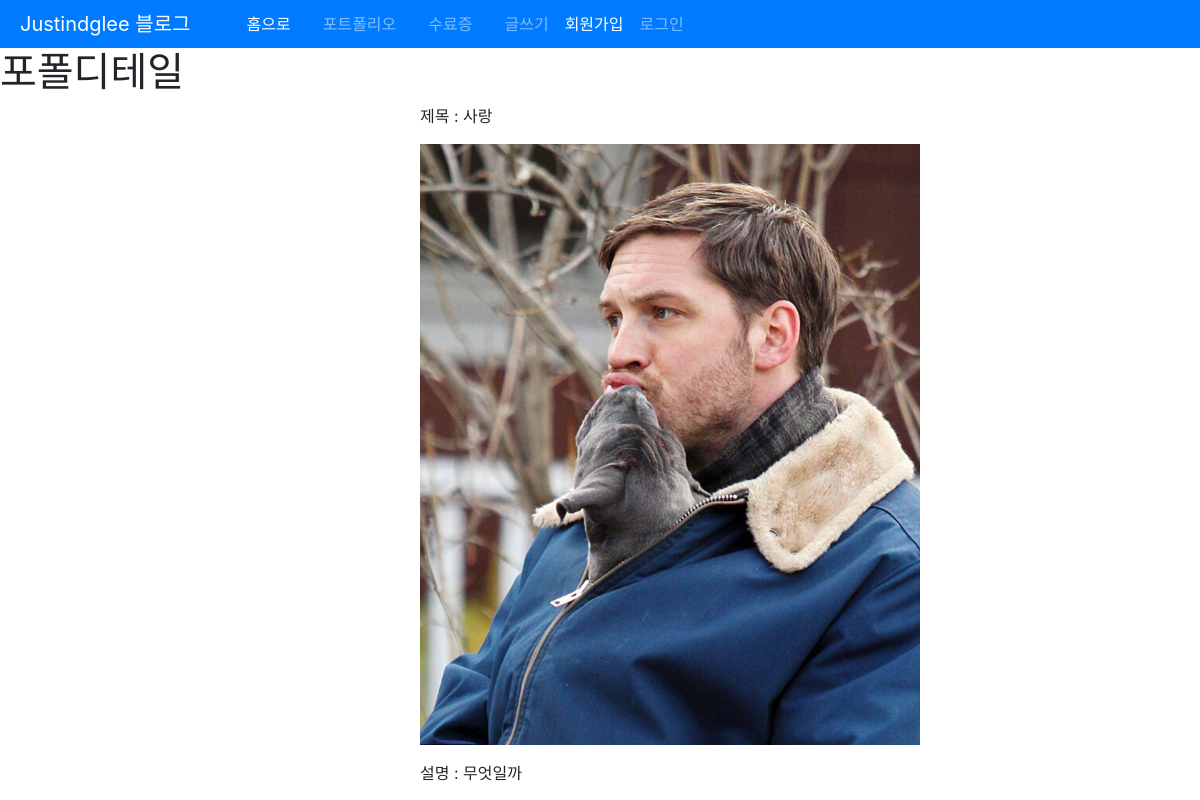
Screenshot of /blog/portfolio/blog/portfolio/1/ with the database file from the repository.
### portfolio/models.py (models this page shows)
class Portfolio(models.Model):
    title = models.CharField(max_length=255)
    image = models.ImageField(upload_to='images/')
    description = models.CharField(max_length=500)

### portfolio/views.py (the view)
# urls.py: path('blog/portfolio/<int:portfolio_id>/', views.detail, name="pfdetail"),
def detail(request, portfolio_id):
    portfolio = get_object_or_404(Portfolio, pk=portfolio_id)
    return render(request, 'pfdetail.html', {'portfolio': portfolio})

### portfolio/templates/pfdetail.html
{% extends 'base.html' %}
{% block content %}
<h1>포폴디테일</h1>
<div class="container-fluid d-flex justify-content-center">
    <div class="main col-4">
        <p>제목 : {{portfolio.title}}</p>
        <p><img src="{{ portfolio.image.url }}" alt="" width=500 height=auto></p>
        <p>설명 : {{portfolio.description}}</p>
    </div>
</div>
{% endblock %}

### rows the page displays
Portfolio: title "사랑", image (picture), description "무엇일까"
